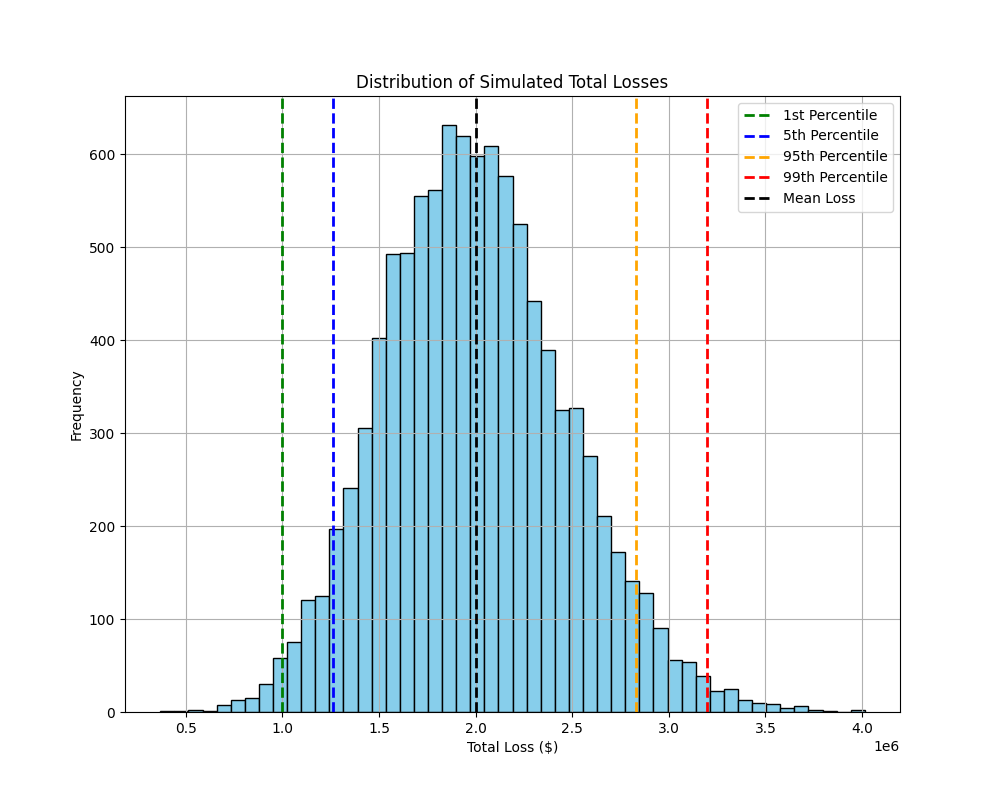

Generate this figure with Python:
# Import needed packages
import numpy as np
import pandas as pd
import matplotlib.pyplot as plt
import seaborn as sns

# Set the seed for reproducibility
np.random.seed(42)

# PARAMETERS
num_simulations = 10000 # The number of simulations to run
total_exposure = 100000000 # Total value of the loan portfolio
mean_default_rate = 0.05 # Using 5% as the default to start
std_default_rate = 0.01 # Standard deviation of default rate (1%)
mean_loss_given_default = 0.40 # 40% loss on the porfolio if it goes into default
std_lgd = 0.05 # Standard deviation of the loss (5%)

# Simulation

# Using normal as a baseline, I could use beta right now as a distribution but I'll just clip them afterwards.
default_rates = np.random.normal(mean_default_rate, std_default_rate, num_simulations)
loss_given_default_rates = np.random.normal(mean_loss_given_default, std_lgd, num_simulations)

# Clip to ensure between 0 and 1
default_rates = np.clip(default_rates, 0, 1)
loss_given_default_rates = np.clip(loss_given_default_rates, 0, 1)

# Calculating the total loss for each simulation
total_losses = default_rates * loss_given_default_rates * total_exposure



# Analysis and Results

summary_stats = {
    "Mean Loss": np.mean(total_losses), 
    "Median Loss": np.median(total_losses), 
    "95th percentile (VaR)": np.percentile(total_losses, 95), 
    "99th percentile (VaR)": np.percentile(total_losses, 99),
    "5th Percentile (VaR)": np.percentile(total_losses, 5), 
    "1st Percentile (VaR)": np.percentile(total_losses, 1), 
    "Max Loss": np.max(total_losses), 
    "Min Loss": np.min(total_losses) 
}


print("\n Summary of Monte Carlo Simulations - Normal w/ clipping")
for key, value in summary_stats.items():
    print(f"{key}: ${value:,.2f}")


# Plot Results
plt.figure(figsize = (10, 8))
plt.hist(total_losses, bins = 50, color="skyblue", edgecolor="black")
plt.axvline(np.percentile(total_losses, 1), color="g", linestyle="dashed", linewidth=2, label="1st Percentile")
plt.axvline(np.percentile(total_losses, 5), color="b", linestyle="dashed", linewidth=2, label="5th Percentile")
plt.axvline(np.percentile(total_losses, 95), color="orange", linestyle="dashed", linewidth=2, label="95th Perce
